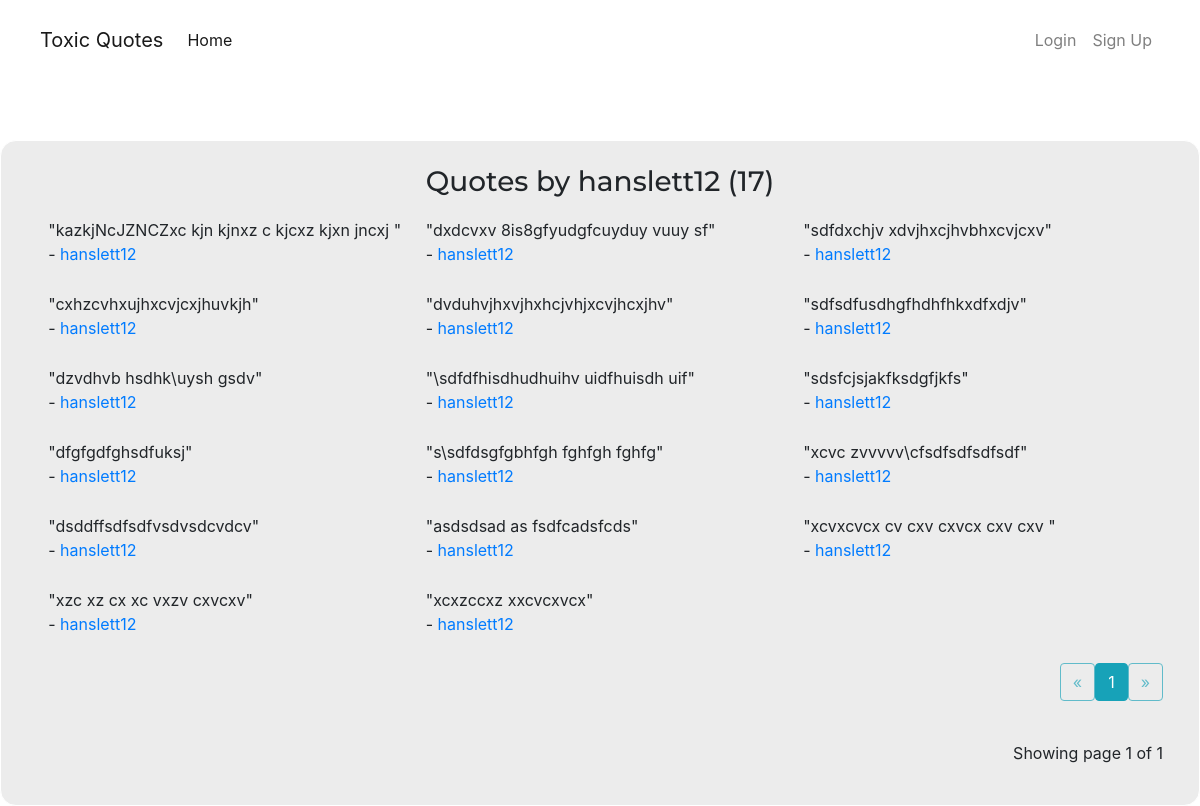
Page /user/hanslett12 on the earlier database version.
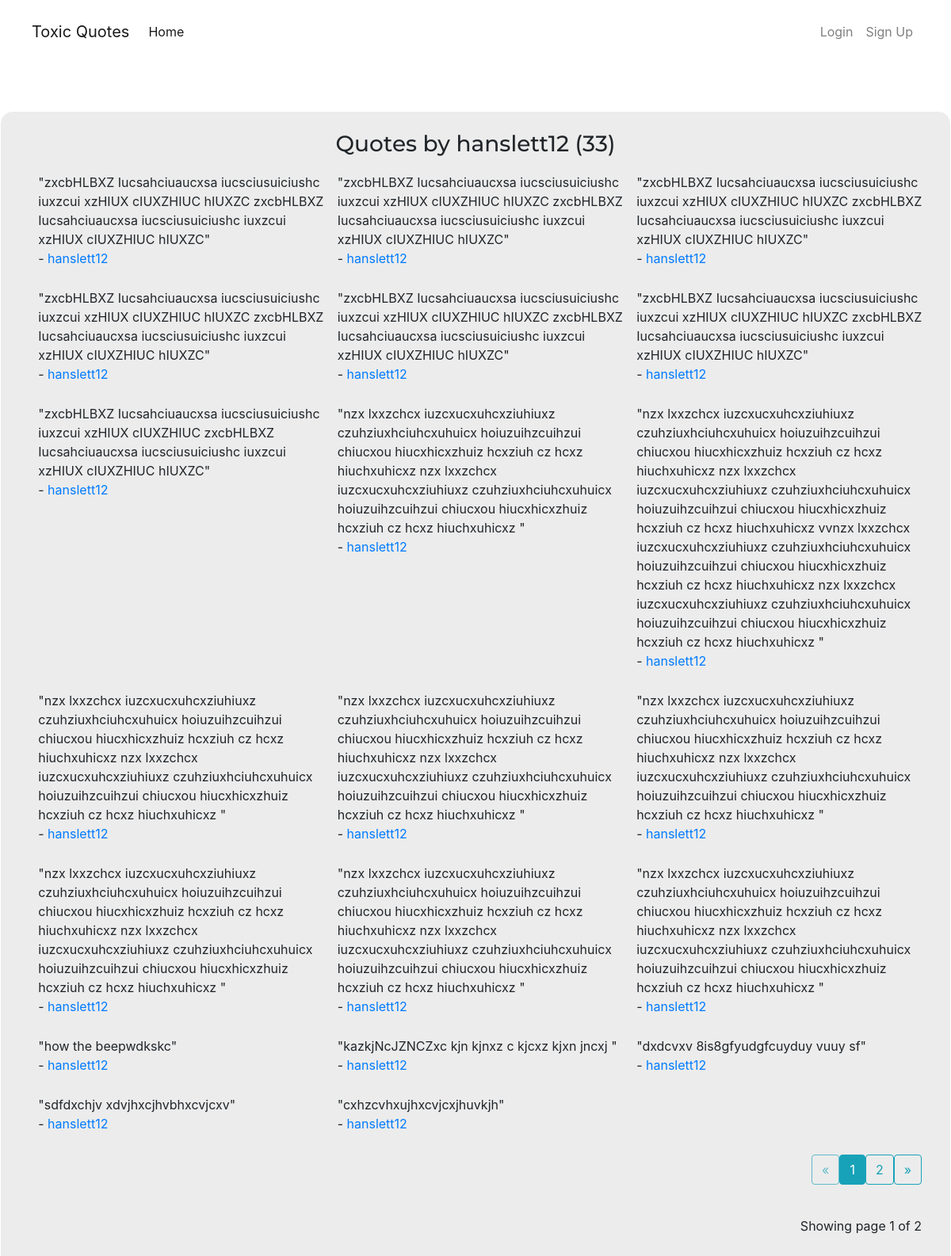
Same page on the later database version.
### quotes/models.py (models this page shows, shortened)
class Quotes(db.Model):
    id = db.Column(db.Integer, primary_key=True)
    quote = db.Column(db.Text, nullable=False)
    category = db.Column(db.String(50), nullable=False)
    date_posted = db.Column(db.DateTime, nullable=False, default=datetime.utcnow)
    user_id = db.Column(db.Integer, db.ForeignKey('users.id'), nullable=False)

class Users(db.Model, UserMixin):
    id = db.Column(db.Integer, primary_key=True)
    username = db.Column(db.String(20), unique=True, nullable=False)
    email = db.Column(db.String(120), unique=True, nullable=False)
    profile_pic = db.Column(db.String(20), nullable=False, default='default.jpg')
    password = db.Column(db.String(60), nullable=False)
    quote = db.relationship('Quotes', backref='author', lazy=True)

### quotes/users/routes.py (the view)
@users.route("/user/<string:username>")
def users_quotes(username):
    page = request.args.get('page', 1, type=int)#if the someone tries to use any other data type apart from an int it will throw an error
    user = Users.query.filter_by(username=username).first_or_404()
    posts = Quotes.query.filter_by(author=user)\
        .order_by(Quotes.date_posted.desc())\
        .paginate(page=page, per_page=20)
    return render_template('users_quotes.html', posts=posts, user=user)

### quotes/templates/users_quotes.html (shortened to what this page needs)
{% extends "layout.html"%}
{% block content %}
<div class="navbar-edit">
    <nav class="navbar navbar-expand-lg navbar-light">
        <a class="navbar-brand">Toxic Quotes</a>
        <div class="collapse navbar-collapse justify-content-start" id="navbarNav">
            <ul class="navbar-nav">
                <li class="nav-item active">
                    <a href="{{ url_for('main.home') }}" class="nav-link">Home</a>
                </li>
            </ul>
        </div>
        <div class="collapse navbar-collapse justify-content-end" id="navbarNav">
            <ul class="navbar-nav">
                {% if current_user.is_authenticated %}
                {% else %}
                <a href="{{ url_for('users.login') }}" class="nav-link">Login</a>
                <li class="nav-item">
                    <a href="{{ url_for('users.register') }}" class="nav-link">Sign Up</a>
                </li>
                {% endif  %}
            </ul>
        </div>
    </nav>
</div>
<section id="Quotes-section">
<h3 style="text-align:center;">Quotes by {{ user.username }}  ({{ posts.total }})</h3>
<div class="wrapper">
    {% for post in posts.items %}
    <div class="flex1">
        <p>"{{ post.quote }}" <br> - <a class="link-info" href="{{ url_for('users.users_quotes', username=post.author.username) }}">{{ post.author.username }}</a></p>
    </div>
    {% endfor %}
</div>
<div class="wrap2">
    <a class="btn btn-outline-info mb-4 {% if posts.page == 1 %}disabled{% endif %}" href="{{ url_for('users.users_quotes', page=posts.prev_num, username=user.username) }}">&laquo;</a>
{% for page_num in posts.iter_pages(left_edge=1, right_edge=1, left_current=1, right_current=2) %}
{% if page_num %}
    {% if posts.page == page_num %}
        <a class="btn btn-info mb-4" href="{{ url_for('users.users_quotes', username=user.username, page=page_num) }}">{{ page_num }}</a>
    {% else %}
        <a class="btn btn-outline-info mb-4" href="{{ url_for('users.users_quotes', username=user.username, page=page_num) }}">{{ page_num }}</a>
    {% endif %}
{% else %}
....
{% endif %}
{% endfor %}
<a class="btn btn-outline-info mb-4 {% if posts.page == posts.pages  %}disabled{% endif %}" href="{{ url_for('users.users_quotes', page=posts.next_num, username=user.username) }}">&raquo;</a>
</div>
<p class="text-right mt-3">Showing page {{ posts.page }} of {{ posts.pages }}</p>
</section>
{% endblock content %}

Differences in the rows shown:
no longer on this page (row unchanged): Quotes: quote "dvduhvjhxvjhxhcjvhjxcvjhcxjhv", author.username "hanslett12"
no longer on this page (row unchanged): Quotes: quote "sdfsdfusdhgfhdhfhkxdfxdjv", author.username "hanslett12"
no longer on this page (row unchanged): Quotes: quote "dzvdhvb hsdhk\\uysh gsdv", author.username "hanslett12"
no longer on this page (row unchanged): Quotes: quote "\\sdfdfhisdhudhuihv uidfhuisdh uif", author.username "hanslett12"
no longer on this page (row unchanged): Quotes: quote "sdsfcjsjakfksdgfjkfs", author.username "hanslett12"
no longer on this page (row unchanged): Quotes: quote "dfgfgdfghsdfuksj", author.username "hanslett12"
no longer on this page (row unchanged): Quotes: quote "s\\sdfdsgfgbhfgh fghfgh fghfg", author.username "hanslett12"
no longer on this page (row unchanged): Quotes: quote "xcvc zvvvvv\\cfsdfsdfsdfsdf", author.username "hanslett12"
no longer on this page (row unchanged): Quotes: quote "dsddffsdfsdfvsdvsdcvdcv", author.username "hanslett12"
no longer on this page (row unchanged): Quotes: quote "asdsdsad as fsdfcadsfcds", author.username "hanslett12"
no longer on this page (row unchanged): Quotes: quote "xcvxcvcx cv cxv cxvcx cxv cxv", author.username "hanslett12"
no longer on this page (row unchanged): Quotes: quote "xzc xz cx xc vxzv cxvcxv", author.username "hanslett12"
no longer on this page (row unchanged): Quotes: quote "xcxzccxz xxcvcxvcx", author.username "hanslett12"
added Quotes: quote "zxcbHLBXZ Iucsahciuaucxsa iucsciusuiciushc iuxzcui xzHIUX cIUXZHIUC hIUXZC zxcbHLBXZ Iucsahciuaucxsa iucsciusuiciushc iuxzcui xzHIUX cIUXZHIUC hIUXZC", author.username "hanslett12"
added Quotes: quote "zxcbHLBXZ Iucsahciuaucxsa iucsciusuiciushc iuxzcui xzHIUX cIUXZHIUC hIUXZC zxcbHLBXZ Iucsahciuaucxsa iucsciusuiciushc iuxzcui xzHIUX cIUXZHIUC hIUXZC", author.username "hanslett12"
added Quotes: quote "zxcbHLBXZ Iucsahciuaucxsa iucsciusuiciushc iuxzcui xzHIUX cIUXZHIUC hIUXZC zxcbHLBXZ Iucsahciuaucxsa iucsciusuiciushc iuxzcui xzHIUX cIUXZHIUC hIUXZC", author.username "hanslett12"
added Quotes: quote "zxcbHLBXZ Iucsahciuaucxsa iucsciusuiciushc iuxzcui xzHIUX cIUXZHIUC hIUXZC zxcbHLBXZ Iucsahciuaucxsa iucsciusuiciushc iuxzcui xzHIUX cIUXZHIUC hIUXZC", author.username "hanslett12"
added Quotes: quote "zxcbHLBXZ Iucsahciuaucxsa iucsciusuiciushc iuxzcui xzHIUX cIUXZHIUC hIUXZC zxcbHLBXZ Iucsahciuaucxsa iucsciusuiciushc iuxzcui xzHIUX cIUXZHIUC hIUXZC", author.username "hanslett12"
added Quotes: quote "zxcbHLBXZ Iucsahciuaucxsa iucsciusuiciushc iuxzcui xzHIUX cIUXZHIUC hIUXZC zxcbHLBXZ Iucsahciuaucxsa iucsciusuiciushc iuxzcui xzHIUX cIUXZHIUC hIUXZC", author.username "hanslett12"
added Quotes: quote "zxcbHLBXZ Iucsahciuaucxsa iucsciusuiciushc iuxzcui xzHIUX cIUXZHIUC zxcbHLBXZ Iucsahciuaucxsa iucsciusuiciushc iuxzcui xzHIUX cIUXZHIUC hIUXZC", author.username "hanslett12"
added Quotes: quote "nzx lxxzchcx iuzcxucxuhcxziuhiuxz czuhziuxhciuhcxuhuicx hoiuzuihzcuihzui chiucxou hiucxhicxzhuiz hcxziuh cz hcxz hiuchxuhicxz nzx lxxzchcx iuzcxucxuhcxziuhiuxz czuhziuxhciuhcxuhuicx hoiuzuihzcuihzui chiucxou hiucxhicxzhuiz hcxziuh cz hcxz hiuchxuhicxz", author.username "hanslett12"
added Quotes: quote "nzx lxxzchcx iuzcxucxuhcxziuhiuxz czuhziuxhciuhcxuhuicx hoiuzuihzcuihzui chiucxou hiucxhicxzhuiz hcxziuh cz hcxz hiuchxuhicxz nzx lxxzchcx iuzcxucxuhcxziuhiuxz czuhziuxhciuhcxuhuicx hoiuzuihzcuihzui chiucxou hiucxhicxzhuiz hcxziuh cz hcxz hiuchxuhicxz vvnzx lxxzchcx iuzcxucxuhcxziuhiuxz czuhziuxhciuhcxuhuicx hoiuzuihzcuihzui chiucxou hiucxhicxzhuiz hcxziuh cz hcxz hiuchxuhicxz nzx lxxzchcx iuzcxucxuhcxziuhiuxz czuhziuxhciuhcxuhuicx hoiuzuihzcuihzui chiucxou hiucxhicxzhuiz hcxziuh cz hcxz hiuchxuhicxz", author.username "hanslett12"
added Quotes: quote "nzx lxxzchcx iuzcxucxuhcxziuhiuxz czuhziuxhciuhcxuhuicx hoiuzuihzcuihzui chiucxou hiucxhicxzhuiz hcxziuh cz hcxz hiuchxuhicxz nzx lxxzchcx iuzcxucxuhcxziuhiuxz czuhziuxhciuhcxuhuicx hoiuzuihzcuihzui chiucxou hiucxhicxzhuiz hcxziuh cz hcxz hiuchxuhicxz", author.username "hanslett12"
added Quotes: quote "nzx lxxzchcx iuzcxucxuhcxziuhiuxz czuhziuxhciuhcxuhuicx hoiuzuihzcuihzui chiucxou hiucxhicxzhuiz hcxziuh cz hcxz hiuchxuhicxz nzx lxxzchcx iuzcxucxuhcxziuhiuxz czuhziuxhciuhcxuhuicx hoiuzuihzcuihzui chiucxou hiucxhicxzhuiz hcxziuh cz hcxz hiuchxuhicxz", author.username "hanslett12"
added Quotes: quote "nzx lxxzchcx iuzcxucxuhcxziuhiuxz czuhziuxhciuhcxuhuicx hoiuzuihzcuihzui chiucxou hiucxhicxzhuiz hcxziuh cz hcxz hiuchxuhicxz nzx lxxzchcx iuzcxucxuhcxziuhiuxz czuhziuxhciuhcxuhuicx hoiuzuihzcuihzui chiucxou hiucxhicxzhuiz hcxziuh cz hcxz hiuchxuhicxz", author.username "hanslett12"
added Quotes: quote "nzx lxxzchcx iuzcxucxuhcxziuhiuxz czuhziuxhciuhcxuhuicx hoiuzuihzcuihzui chiucxou hiucxhicxzhuiz hcxziuh cz hcxz hiuchxuhicxz nzx lxxzchcx iuzcxucxuhcxziuhiuxz czuhziuxhciuhcxuhuicx hoiuzuihzcuihzui chiucxou hiucxhicxzhuiz hcxziuh cz hcxz hiuchxuhicxz", author.username "hanslett12"
added Quotes: quote "nzx lxxzchcx iuzcxucxuhcxziuhiuxz czuhziuxhciuhcxuhuicx hoiuzuihzcuihzui chiucxou hiucxhicxzhuiz hcxziuh cz hcxz hiuchxuhicxz nzx lxxzchcx iuzcxucxuhcxziuhiuxz czuhziuxhciuhcxuhuicx hoiuzuihzcuihzui chiucxou hiucxhicxzhuiz hcxziuh cz hcxz hiuchxuhicxz", author.username "hanslett12"
added Quotes: quote "nzx lxxzchcx iuzcxucxuhcxziuhiuxz czuhziuxhciuhcxuhuicx hoiuzuihzcuihzui chiucxou hiucxhicxzhuiz hcxziuh cz hcxz hiuchxuhicxz nzx lxxzchcx iuzcxucxuhcxziuhiuxz czuhziuxhciuhcxuhuicx hoiuzuihzcuihzui chiucxou hiucxhicxzhuiz hcxziuh cz hcxz hiuchxuhicxz", author.username "hanslett12"
added Quotes: quote "how the beepwdkskc", author.username "hanslett12"
Other differences:
{{ posts.total }}: "17" → "33"
{{ posts.pages }}: "1" → "2"
new list line: "2"
